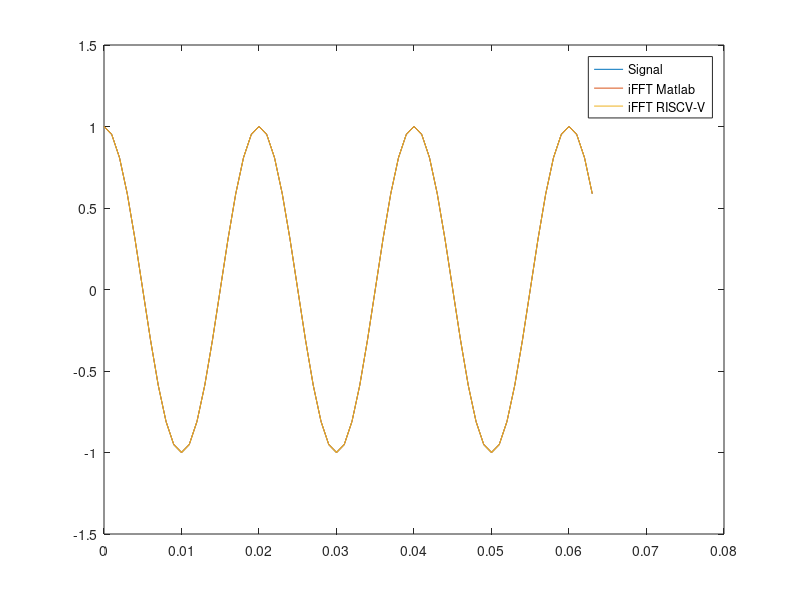

MATLAB code to generate this figure: (Note: this script raises an error after producing the figure.)
clear all;
close all;

Fs = 1000;                    % Sampling frequency
T = 1/Fs;                     % Sampling period
L = 64;                     % Length of signal
t = (0:L-1)*T;                % Time vector

%x1 = cos(2*pi*50*t);          % First row wave

n = 2^nextpow2(L);

x_chosen = [1,0.951056516295154,0.809016994374948,0.587785252292473,0.309016994374947,6.12323399573677e-17,-0.309016994374948,-0.587785252292473,-0.809016994374947,-0.951056516295154,-1,-0.951056516295154,-0.809016994374947,-0.587785252292473,-0.309016994374948,-1.83697019872103e-16,0.309016994374947,0.587785252292474,0.809016994374948,0.951056516295154,1,0.951056516295153,0.809016994374948,0.587785252292473,0.309016994374947,-5.82016719913287e-16,-0.309016994374949,-0.587785252292473,-0.809016994374947,-0.951056516295153,-1,-0.951056516295154,-0.809016994374948,-0.587785252292472,-0.309016994374946,1.34773045969868e-15,0.309016994374949,0.587785252292473,0.809016994374947,0.951056516295153,1,0.951056516295153,0.809016994374947,0.587785252292472,0.309016994374948,5.51091059616309e-16,-0.309016994374947,-0.587785252292473,-0.809016994374948,-0.951056516295154,-1,-0.951056516295153,-0.809016994374946,-0.587785252292472,-0.309016994374948,1.10280109986921e-15,0.309016994374947,0.587785252292474,0.809016994374947,0.951056516295154,1,0.951056516295153,0.809016994374948,0.587785252292472];
x_calculated = [1.0000+0.0000i,0.9511-0.0000i,0.8090+0.0000i,0.5878+0.0000i,0.3090+0.0000i,-0.0000+0.0000i,-0.3090+0.0000i,-0.5878+0.0000i,-0.8090+0.0000i,-0.9511-0.0000i,-1.0000-0.0000i,-0.9511+0.0000i,-0.8090+0.0000i,-0.5878-0.0000i,-0.3090-0.0000i,-0.0000+0.0000i,0.3090-0.0000i,0.5878-0.0000i,0.8090+0.0000i,0.9511+0.0000i,1.0000-0.0000i,0.9511-0.0000i,0.8090+0.0000i,0.5878-0.0000i,0.3090+0.0000i,0.0000+0.0000i,-0.3090+0.0000i,-0.5878+0.0000i,-0.8090+0.0000i,-0.9511-0.0000i,-1.0000-0.0000i,-0.9511+0.0000i,-0.8090+0.0000i,-0.5878+0.0000i,-0.3090+0.0000i,0.0000+0.0000i,0.3090+0.0000i,0.5878-0.0000i,0.8090+0.0000i,0.9511-0.0000i,1.0000-0.0000i,0.9511+0.0000i,0.8090-0.0000i,0.5878-0.0000i,0.3090-0.0000i,0.0000+0.0000i,-0.3090-0.0000i,-0.5878+0.0000i,-0.8090+0.0000i,-0.9511+0.0000i,-1.0000-0.0000i,-0.9511-0.0000i,-0.8090+0.0000i,-0.5878+0.0000i,-0.3090+0.0000i,0.0000-0.0000i,0.3090-0.0000i,0.5878-0.0000i,0.8090-0.0000i,0.9511-0.0000i,1.0000-0.0000i,0.9511-0.0000i,0.8090+0.0000i,0.5878-0.0000i];


Y = fft(x_chosen);

x_matlab = ifft(Y);

plot(t,x_chosen, t, x_matlab, t, x_calculated)
legend('Signal','iFFT Matlab' ,'iFFT RISCV-V')
title("iFFT Comparison | err-risc = " + norm(x_calculated-x_chosen) + "| err-matlab = " + norm(x_matlab-x_chosen))

Y_u = [3.3479+0.0000i,3.6755+0.7674i,5.2884+2.2672i,25.3201+17.0452i,-5.0615-4.8649i,-1.7800-2.3557i,-0.8833-1.6051i,-0.4798-1.2310i,-0.2569-1.0014i,-0.1186-0.8434i,-0.0261-0.7264i,0.0391-0.6352i,0.0870-0.5616i,0.1231-0.5003i,0.1511-0.4482i,0.1732-0.4031i,0.1910-0.3633i,0.2054-0.3277i,0.2173-0.2956i,0.2271-0.2663i,0.2353-0.2393i,0.2422-0.2142i,0.2480-0.1907i,0.2528-0.1684i,0.2569-0.1473i,0.2603-0.1271i,0.2631-0.1077i,0.2653-0.0889i,0.2671-0.0705i,0.2685-0.0526i,0.2694-0.0349i,0.2700-0.0174i,0.2702+0.0000i,0.2700+0.0174i,0.2694+0.0349i,0.2685+0.0526i,0.2671+0.0705i,0.2653+0.0889i,0.2631+0.1077i,0.2603+0.1271i,0.2569+0.1473i,0.2528+0.1684i,0.2480+0.1907i,0.2422+0.2142i,0.2353+0.2393i,0.2271+0.2663i,0.2173+0.2956i,0.2054+0.3277i,0.1910+0.3633i,0.1732+0.4031i,0.1511+0.4482i,0.1231+0.5003i,0.0870+0.5616i,0.0391+0.6352i,-0.0261+0.7264i,-0.1186+0.8434i,-0.2569+1.0014i,-0.4798+1.2310i,-0.8833+1.6051i,-1.7800+2.3557i,-5.0615+4.8649i,25.3201-17.0452i,5.2884-2.2672i,3.6755-0.7674i];

figure;
P2 = abs(Y/L);
P1 = P2(:,1:n/2+1);
P1(:,2:end-1) = 2*P1(:,2:end-1);

P4 = abs(Y_u/L);
P3 = P4(:,1:n/2+1);
P3(:,2:end-1) = 2*P3(:,2:end-1);

plot(0:(Fs/n):(Fs/2-Fs/n),P1(1:n/2), 0:(Fs/n):(Fs/2-Fs/n), P3(1:n/2))
legend('FFT Matlab','FFT RISCV-V')
title("FFT Comparison | err = " + norm(Y_u-Y))